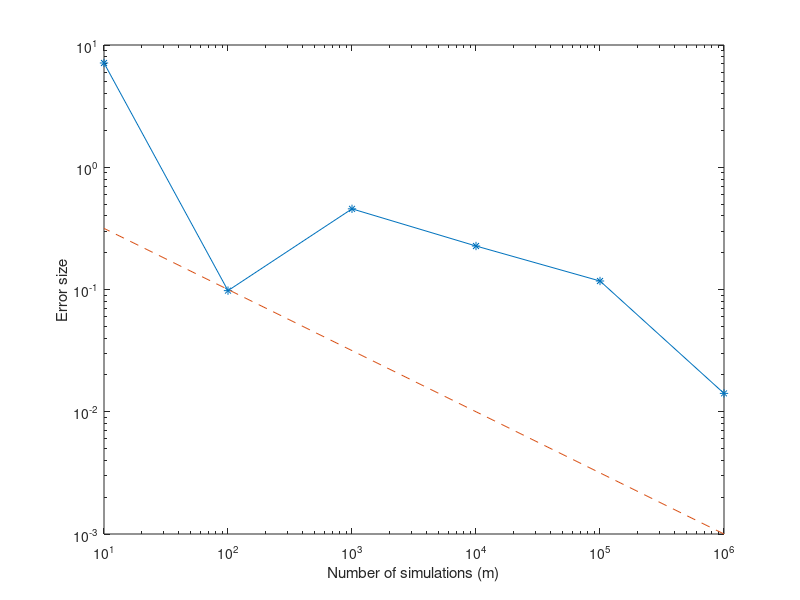

The MATLAB script that drew this image:
% Euler-Maruyama

% sample parameters:
r = 0.05; sigma = 0.25; S0 = 100; T = 1;  n = 100; rho = 0.2; kapa = 2; theta=0.4; v=0.2;
h=(T/n);

tic  

marray = [1000000;100000;10000;1000;100;10]; % specify the array of m values.
discount = exp(-r*T);
VecOfPay = zeros(size(marray)); %create an array for values of the option for different 'm' sizes
error = zeros(size(marray));% create an array for the errors
randn('state', 0); % use new generation control for random numbers

for p = 1:size(marray) %outer loop for different 'm' values
    m = marray(p);
    sumpayoff = 0;
    
    %use vectors at each point in time and handle all paths at the same time
    y1 = S0*ones(1,m); y2 = (sigma^2)*ones(1,m); S0*ones(1,m); 
    y4 = (sigma^2)*ones(1,m); y3 = S0*ones(1,m); sumy3 = S0*ones(1,m); sumy1 = S0*ones(1,m); 
    
    for j=1:n %inner loop for path generation (all m paths)
        dW1 = randn(1,m)*sqrt(h);
        dW2 = rho*dW1 + sqrt(1-rho^2)*randn(1,m)*sqrt(h);
        
        y2 = y2 + kapa*(theta-y2)*h + v*sqrt(y2).*dW2; %sample for volatility
        y1 = y1 .* (1 + r*h + sqrt(y2).*dW1); %sample for the underlying price
        y4 = y4 + kapa*(theta-y4)*h + v*sqrt(y4).*-dW2;%antisample for volatility
        y3 = y3 .* (1 + r*h + sqrt(y4).*-dW1);%antisample for the underlying price
        
        sumy1 = sumy1 + y1; %sum up all the values that we generated at each path
        sumy3 = sumy3 + y3; %sum up all the values that we generated at each path
              
    end;
    
    Y1 = sumy1/(n+1); %calculate the average price of the underlying for each path
    Y3 = sumy3/(n+1); %calculate the average price of the underlying for each path in the antisample
    
    payoff = max(y1 - Y1, 0); %calculate the payoffs for each path
    payoff2 = max(y3- Y3, 0); %calculate the payoffs for each path in the antisample
    
    sumpayoff = (sum(payoff) + sum(payoff2))/(2*m); %calculate the average payoff of the option 
    PAYOFF = discount * sumpayoff; %discount payoffs
    VecOfPay(p) = PAYOFF; %add it to the respective field of our vector 
    %we don't have an exact closed form solution, so take the value of m=
    %50,000,000 as exact value
    Xexact = 14.7110; 
    error(p) = error(p) + abs(Xexact - PAYOFF); % calculate errors

end;

VecOfPay
error

loglog(marray,error,'*-'), hold on %plot the errors
loglog(marray ,(marray.^(-0.5)),'--'), hold off
xlabel('Number of simulations (m)')
ylabel('Error size')
toc
  